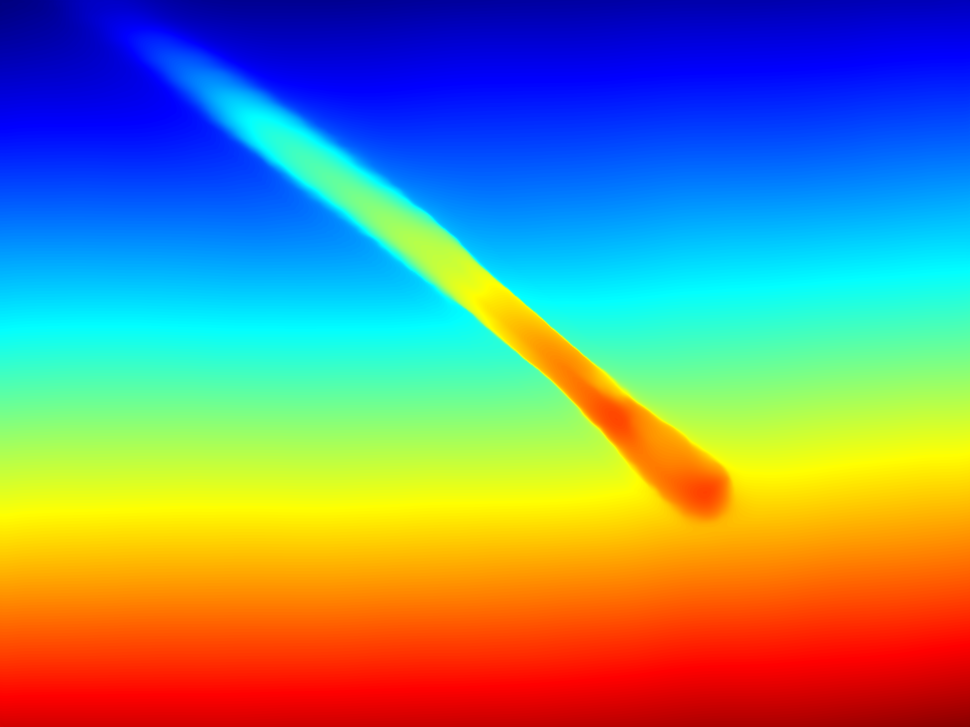
#> input picture showcase/needle1/needle1_sharp_depth.png, 970 x 727 px, shrunk from 5184 x 3888 before the run
$ python -i focus_points_needle1.py   (imports and definitions only)   (older library calls are emulated)
#> lines starting #> are read from the running program, lines starting #| are printed output that depends on the picture
import csv
from pathlib import Path
import cv2
import numpy as np

PROJECT_ROOT = Path.home() / "focuszoom"
JPG_DIR = PROJECT_ROOT / "data" / "dataset" / "train" / "olympus_macro_lens" / "needle1" / "jpg"
OUT_DIR = PROJECT_ROOT / "outputs" / "focus_needle1"
POINTS_CSV = OUT_DIR / "focus_points.csv"


def focus_map_laplacian(rgb):
    gray = cv2.cvtColor(rgb, cv2.COLOR_RGB2GRAY)
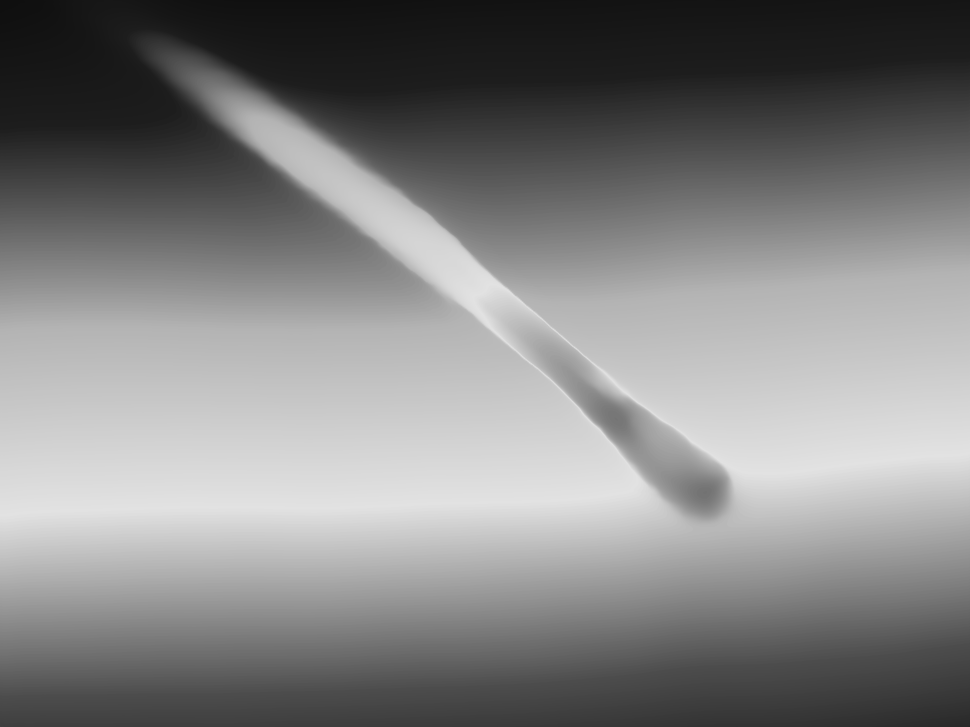
#> gray: shape (727, 970); min 15, max 226, mean 130.2
    gray = cv2.GaussianBlur(gray, (3, 3), 0)
    L = cv2.Laplacian(gray, cv2.CV_32F, ksize=3)
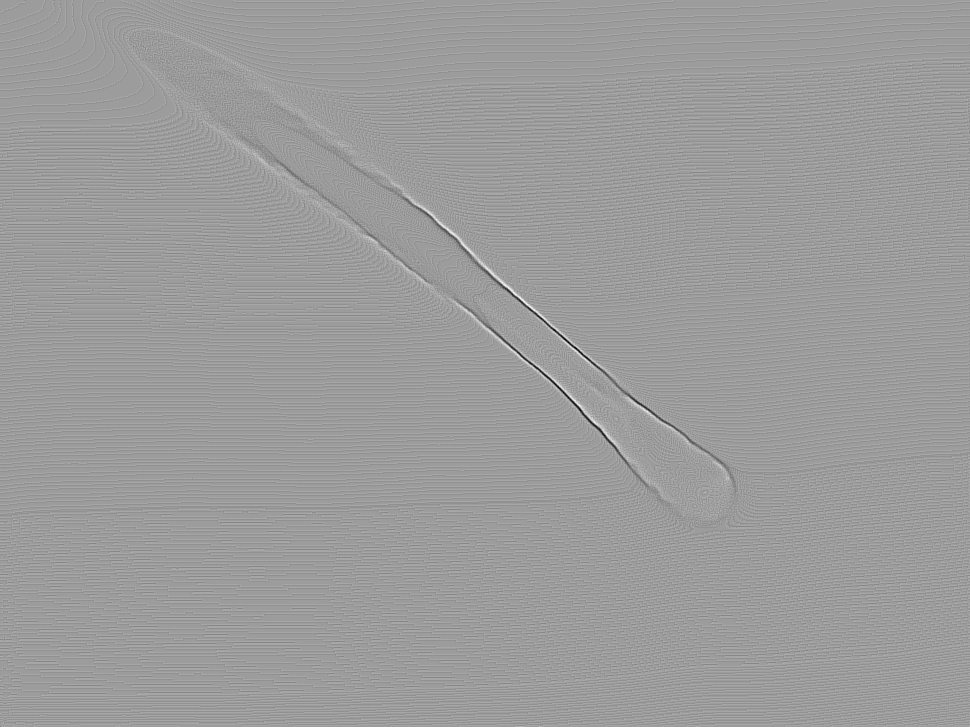
#> L: shape (727, 970) float32; min -60, max 38, mean 0; drawn with min black and max white
    fm = (L - L.mean())**2
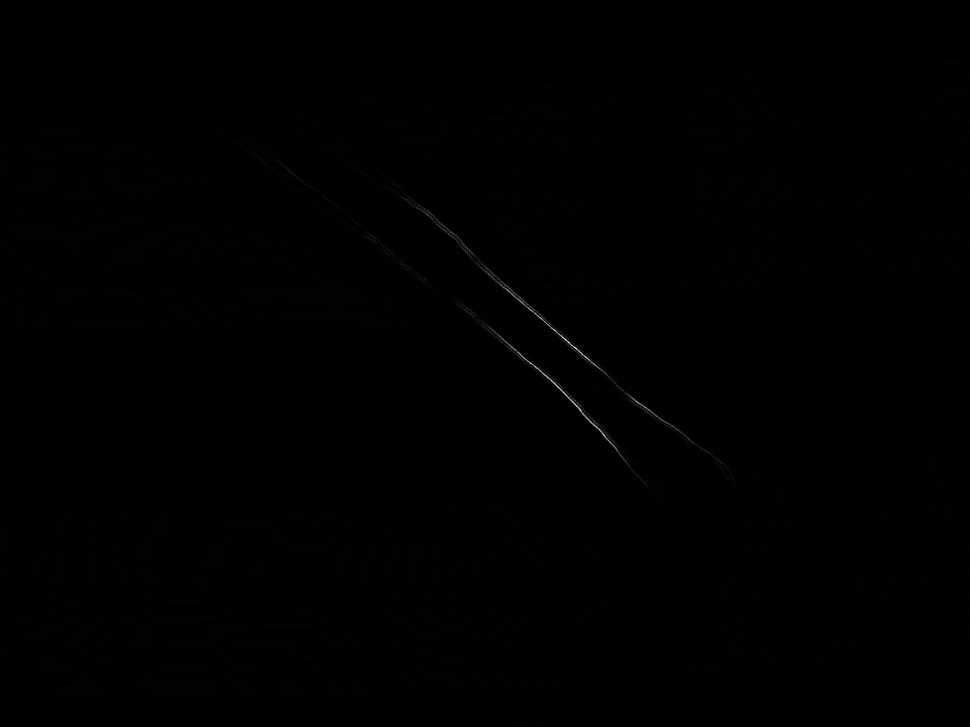
#> fm: shape (727, 970) float32; min 2.35e-08, max 3600, mean 12.3; drawn with min black and max white
    fm = cv2.normalize(fm, None, 0, 1.0, cv2.NORM_MINMAX)
    return fm


# [100 lines left out: functions compute_focus_point, main, not called in this run]


# [2 lines not run here, left out]

>>> import cv2
>>> picture = cv2.cvtColor(cv2.imread('../showcase/needle1/needle1_sharp_depth.png'), cv2.COLOR_BGR2RGB)
>>> result = focus_map_laplacian(picture)
